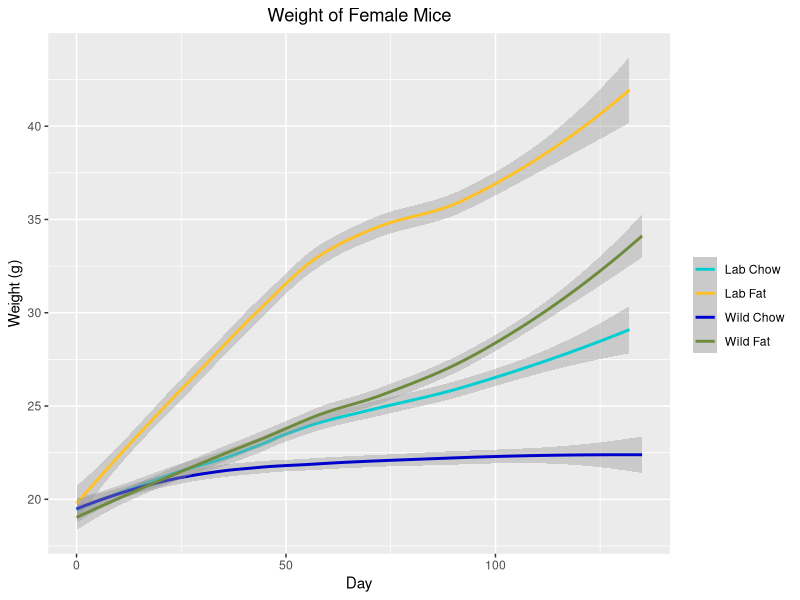
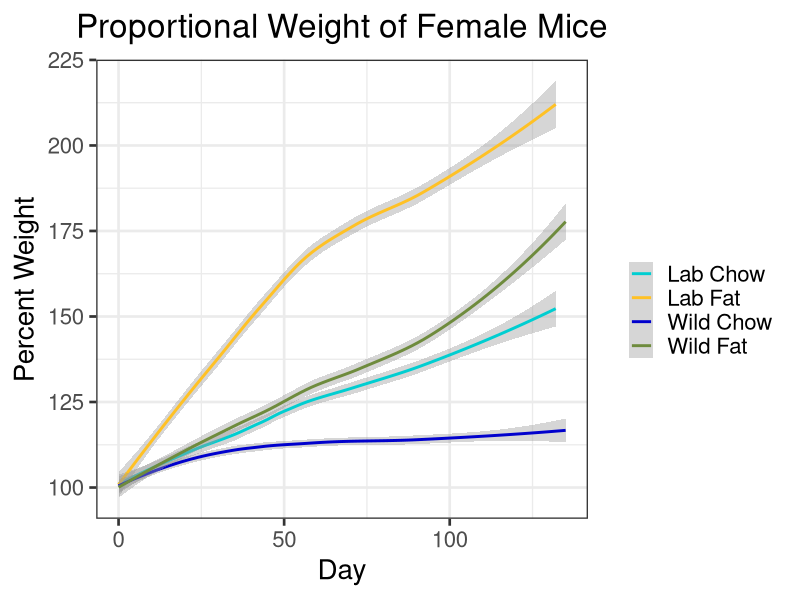
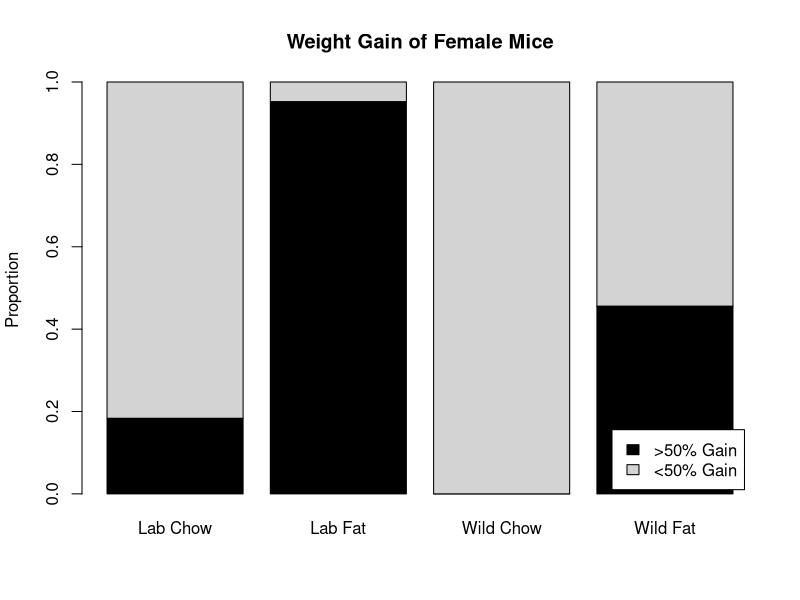
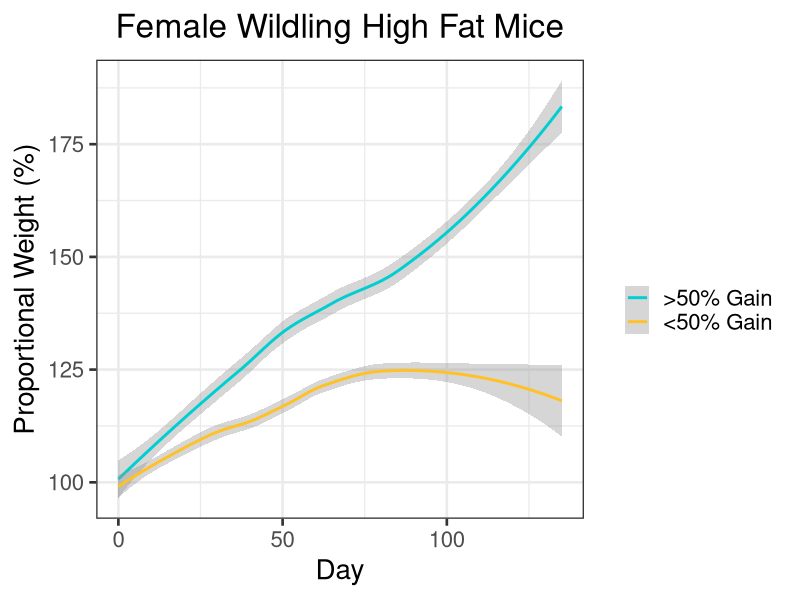
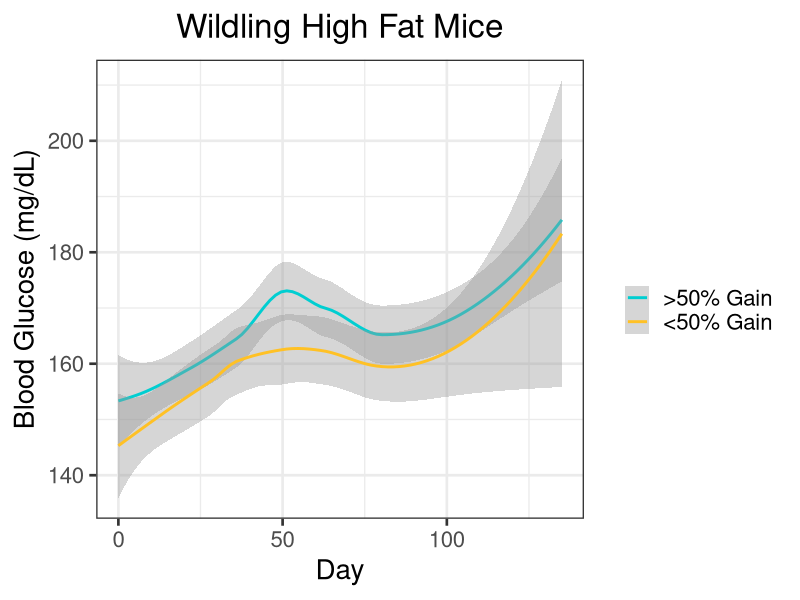

Here is the R script that generated these plots, in order:
## ---- chunk 1

#load packages
library(ggplot2)
library(rlist)
library(ggpubr)
library(gridBase)
library(gridExtra)

##function to change names of columns
changeColName <- function(df, oldName, newName) {
  
  #if the oldName is not in the data frame, return the unmutated data frame
  if (oldName %in% names(df) == FALSE) {
    return(df)
  }
  
  #change name and return mutated data frame
  names(df)[names(df) == oldName] <- newName
  return(df)
}

#read data
cd <- read.csv("AllExp.csv")

#change column names and delete uneeded columns
cd <- changeColName(cd, "Food", "Diet")
cd <- changeColName(cd, "Gender", "Sex")
cd$X <- NULL
cd$X.1 <- NULL
cd$X.2 <- NULL
cd$X.3 <- NULL

#change date to standard format
cd$Date <- as.Date(cd$Date, "%m/%d/%y")

##Calculate days after start
#initiialize days variable
cd$Days <- NA

#for each sex
for (sex in unique(cd$Sex)){

  #for each experiment
  for (experiment in unique(cd$Experiment[cd$Sex == sex])) {
  
    #for each microbiome
    for (microbiome in unique(cd$Microbiome)) {
    
    #find the lowest date for the given sex/experiment/microbiome combination
    lowdate <- min(cd$Date[cd$Experiment == experiment & cd$Microbiome == microbiome & cd$Sex == sex])
  
    #set days 
    cd$Days[cd$Experiment == experiment & cd$Microbiome == microbiome & cd$Sex == sex] <- cd$Date[cd$Experiment == experiment & cd$Microbiome == microbiome & cd$Sex == sex] - lowdate
    }
  }
}


##Create unique identifier for each mouse
#initialize UID variable
cd$UID <- NA

#create column that uniquely identifies each mouse
cd$Temp <- paste(cd$Experiment, cd$Microbiome, cd$Diet, cd$Cage, cd$Mouse, cd$Sex)

#for each mouse
for (mouse in unique(cd$Temp)) {
  mouse.list <- as.vector(strsplit(mouse, " ")[[1]])
 
  #convert microbiome to a number, 1 = Wildling 2 = Lab
  microbiome <- "2"
  if (mouse.list[2] == "Wild") {
    microbiome <- "1"
        }
 
  #convert diet to anumber, 1 = High Fat 2 = Chow
  diet <- "2"
  if (mouse.list[3] == "Fat") {
    diet <- "1"
  }
  
  #change sex to a number, 1 = Female 2 = Male
  sex <- "2"
  if (mouse.list[6] == "Female") {
    sex <- "1"
  }
 
  #create UID, a 6 digit number with format [gender][experiment][microbiome][diet][cage][mouse]
  uid <- paste0(sex, mouse.list[1], microbiome, diet, mouse.list[4], mouse.list[5])
  cd$UID[cd$Temp == mouse] <- as.numeric(uid)
}

#remove temp variable
cd$Temp <- NULL


##Create function to remove outliers
  #df: The data frame containing var
  #var: The variable from which to remove outliers
  #tol: The maximum change in var as a proportion
removeOutliers <- function(df, var, tol) {
  
  #create new variable to hold model
  df$Trend <- NA
  
  #for each mouse
  for (mouse in unique(df$UID)) {
    
    #create linear model of variable by days
    model <- lm(df[,var][df$UID == mouse]~df$Days[df$UID == mouse])
    
    #populate trend variable with model
    df$Trend[df$UID == mouse] <- model[[1]][2] * df$Days[df$UID == mouse] + model[[1]][1]
    
  }
  
  #remove rows where var differs from model by more than tol
  df[,var][abs((df[,var] - df$Trend) / df$Trend) > tol] <- NA
  
  #remove trend variable and return df
  df$Trend <- NULL
  return(df)
  
}

##Create new variable for condition (combination of microbiome and food)
cd$Condition <- paste(cd$Microbiome, cd$Diet)

##Colors for graphing
cols <- c("darkturquoise","goldenrod1", "blue3", "darkolivegreen4")

## ---- chunk 2

##Find proportional weight 
  #intialize proportional weight variable
cd$PercWeight <- NA

#for each mouse
for (mouse in unique(cd$UID)) {
 
  #find minimum day (start day) and minimum weight (on start day)
  minDay <- min(cd$Day[cd$UID == mouse])
  minWeight <- cd$Weight[cd$UID == mouse & cd$Day == minDay]
 
  #find proportional weight for the current mouse
  cd$PercWeight[cd$UID == mouse] <- cd$Weight[cd$UID == mouse] / minWeight
}

#convert proportional weight to a percentage
cd$PercWeight <- cd$PercWeight * 100

##Bin weights
  #create new variable for weight gain and set it to high when percent weight exceeds 150
cd$WeightGain <- "low"
cd$WeightGain[cd$PercWeight > 150] <- "high"
  
  #for each mouse
for (mouse in unique(cd$UID)) {
    
    #if the mouse ever has "high" weight gain, weight gain variable to "high" in all rows
  if ("high" %in% unique(cd$WeightGain[cd$UID == mouse])) {
    cd$WeightGain[cd$UID == mouse] <- "high"
  }
}

##Plot weight
  #subset data for females and define boundaries
cdFemale <- subset(cd, cd$Sex == "Female")

#create graph
pWeightFemale <- ggplot(cdFemale, aes(x = cdFemale$Days, y = cdFemale$Weight, color = cdFemale$Condition)) +
  geom_smooth() +
  labs(x = "Day", y = "Weight (g)", title = "Weight of Female Mice") +
  scale_colour_manual("", values = cols, breaks = c("Lab Chow", "Lab Fat", "Wild Chow", "Wild Fat")) +
  theme_set(theme_bw(base_size = 20)) +
  theme(plot.title = element_text(hjust = 0.5))

  pWeightFemale

##Plot proportional weight
  #create graph
pPercWeightFemale <- ggplot(cdFemale, aes(x = cdFemale$Days, y = cdFemale$PercWeight, color = cdFemale$Condition)) +
  geom_smooth() +
  labs(x = "Day", y = "Percent Weight", title = "Proportional Weight of Female Mice") +
  scale_colour_manual("", values = cols, breaks = c("Lab Chow", "Lab Fat", "Wild Chow", "Wild Fat")) +
  theme_set(theme_bw(base_size = 20)) +
  theme(plot.title = element_text(hjust = 0.5))
  
  pPercWeightFemale
  
##Create table with weight gain category by condition
prop.table(table(cd$WeightGain[cd$Days == 0], cd$Condition[cd$Days == 0]), margin = 2)

#plot weight gain bins
barplot(prop.table(table(cd$WeightGain[cd$Days == 0], cd$Condition[cd$Days == 0]), margin = 2), col = c("black", "light gray"), main = "Weight Gain of Female Mice", ylab = "Proportion")

legend("bottomright", inset = 0.02, legend = c(">50% Gain", "<50% Gain"), fill = c("black", "light gray"))

#subset data for female Wildling high fat mice
cdFWF <- subset(cdFemale, cdFemale$Condition == "Wild Fat")

#plot weight by weight gain bin
pBinWeight <- ggplot(cdFWF, aes(x = cdFWF$Days, y = cdFWF$PercWeight, color = cdFWF$WeightGain)) +
  geom_smooth() +
  labs(x = "Day", y = "Proportional Weight (%)", title = "Female Wildling High Fat Mice") +
  scale_colour_manual("", values = cols, breaks = c("high", "low"), labels = c(">50% Gain", "<50% Gain")) +
  theme_set(theme_bw(base_size = 20)) +
  theme(plot.title = element_text(hjust = 0.5))

pBinWeight

#plot glucose by weight bin
pBinGlucose <- ggplot(cdFWF, aes(x = cdFWF$Days, y = cdFWF$Glucose, color = cdFWF$WeightGain)) +
  geom_smooth() +
  labs(x = "Day", y = "Blood Glucose (mg/dL)", title = "Wildling High Fat Mice") +
  scale_colour_manual("", values = cols, breaks = c("high", "low"), labels = c(">50% Gain", "<50% Gain")) +
  theme_set(theme_bw(base_size = 20)) +
  theme(plot.title = element_text(hjust = 0.5))

pBinGlucose
